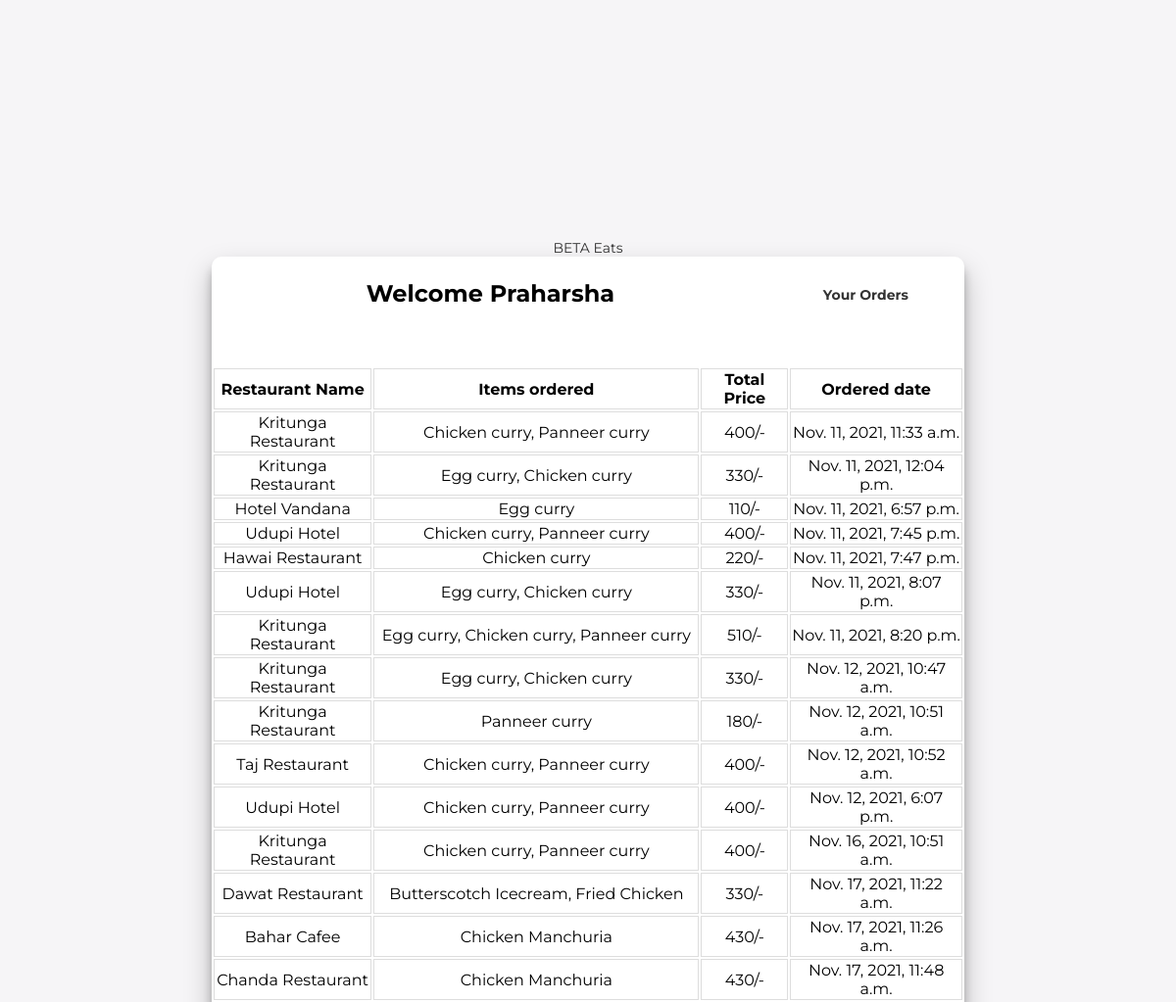
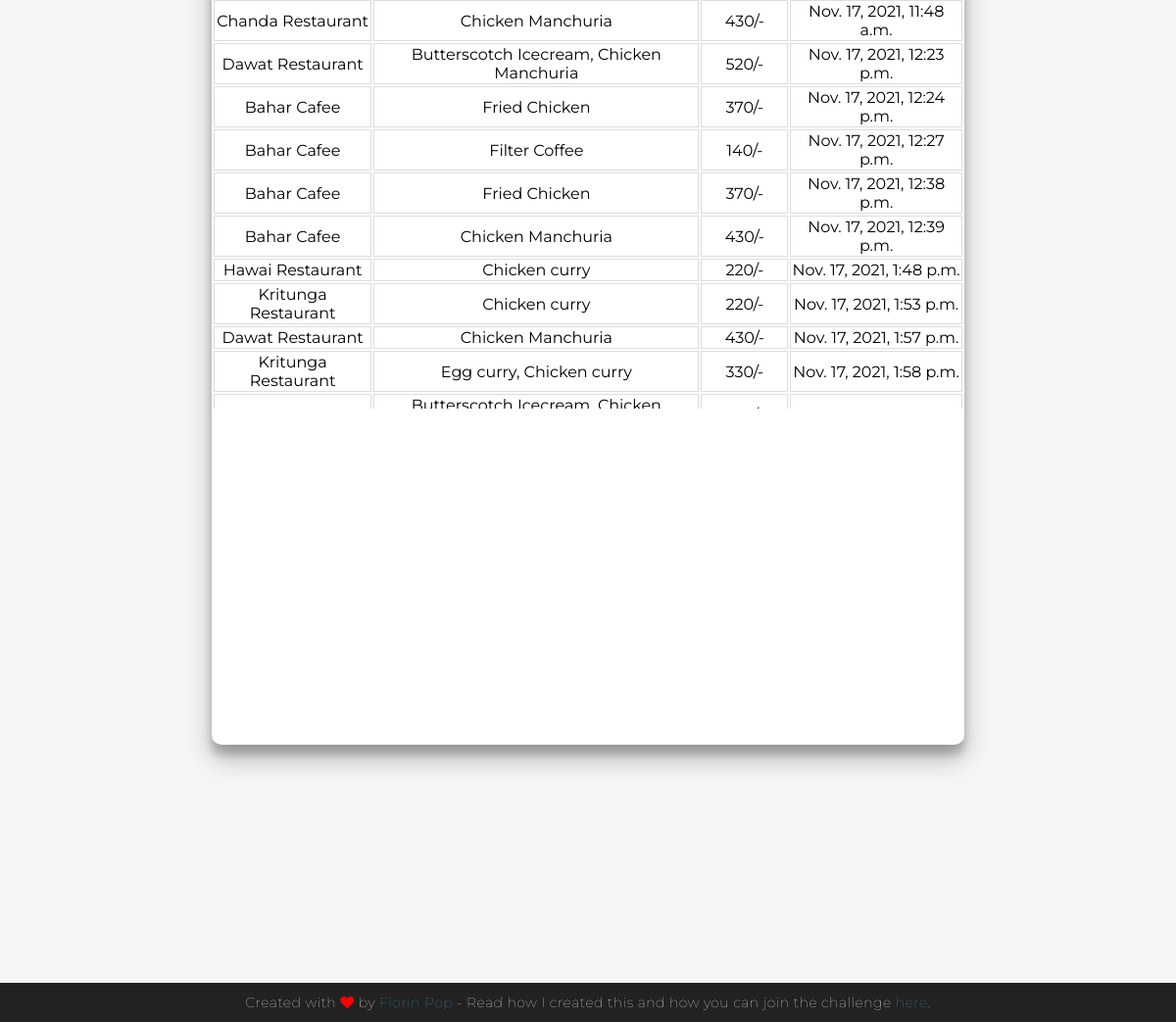
The app's page /Praharsha-orders/ with its own data (2 pictures, top to bottom).
### app_one/models.py (models this page shows)
class PlaceOrderModel(models.Model):
    user_order=models.CharField(max_length=80)
    rest_placed=models.CharField(max_length=50)
    dish_placed=models.CharField(max_length=30)
    total_price=models.IntegerField()
    date=models.DateTimeField(auto_now_add=True, blank=True)

### app_one/views.py (the view)
# urls.py: path('<str:name1>-orders/',views.my_orders,name='orders'),
def my_orders(request,name1):
    x=PlaceOrderModel.objects.filter(user_order=name1)
    orders_list=[]
    restaurants_list=[]
    price_list=[]
    date_time_list=[]
    for i in x:
        orders=i.dish_placed
        orders=orders.replace('\'','').replace('"','')
        orders=orders.strip("][").split(",")
        orders=','.join(orders)
        restaurants=i.rest_placed
        price=i.total_price
        price_list.append(price)
        date_time=i.date
        orders_list.append(orders)
        restaurants_list.append(restaurants)
        date_time_list.append(date_time)
    print(orders_list)
    context={'ordered_zip':zip(orders_list,restaurants_list,price_list,date_time_list),'name':name1}
    return render(request,'temp_one/orders.html',context)

### templates/temp_one/orders.html (shortened to what this page needs)
{% extends 'base.html' %}
{%load static%}
{%block head_tags%}
{%block css%}
  <link rel="stylesheet" href="{% static 'input.css' %}">
{%endblock%}
{%endblock%}
{%block content%}
<div class="container" id="container">
	<table style="width: 100%;">
		<tbody>
			<tr>
				<td style="text-align: left;"><h2>Welcome {{name}}</h2></td>
				<td style="text-align: center;"><h3><a href="{% url 'orders' name1=name %}">Your Orders</a></h3></td>
			</tr>
		</tbody>
	</table>
	<br><br>
	<div style="height:70%;overflow:auto;">
	<table style="width: 100%;">
		<thead>
			<tr>
				<td style="text-align: center; border: 1px solid #dddddd;"><b>Restaurant Name</b></td>
				<td style="text-align: center; border: 1px solid #dddddd;"><b>Items ordered</b></td>
				<td style="text-align: center; border: 1px solid #dddddd;"><b>Total Price</b></td>
				<td style="text-align: center; border: 1px solid #dddddd;"><b>Ordered date</b></td>
			</tr>
		</thead>
		<tbody style="overflow: auto;">
			{% for i,j,k,l in ordered_zip %}
			<tr>
				<td style="text-align: center; border: 1px solid #dddddd;">{{j}}</td>
				<td style="text-align: center; border: 1px solid #dddddd;">{{i}}</td>
				<td style="text-align: center; border: 1px solid #dddddd;">{{k}}/-</td>
				<td style="text-align: center; border: 1px solid #dddddd;">{{l}}</td>
			</tr>
			{% endfor %}
		</tbody>
	</table>
</div>
</div>
<footer>
	<p>
		Created with <i class="fa fa-heart"></i> by
		<a target="_blank" href="https://florin-pop.com">Florin Pop</a>
		- Read how I created this and how you can join the challenge
		<a target="_blank" href="https://www.florin-pop.com/blog/2019/03/double-slider-sign-in-up-form/">here</a>.
	</p>
</footer>
{%endblock%}

### templates/base.html
{% load static %}
<!DOCTYPE html>
<html lang="en">
    <head>
        {% block head_tags %}
        {%endblock%}
        {%block css %}
        {%endblock%}
    </head>
    <body>
        <nav>
            <a href="{% url 'home' %}">BETA Eats</a>
        </nav>
        {%block content%}
        {%endblock%}
    </body>
</html>

### static/input.css (style rules this page uses)
* { box-sizing: border-box; }
body { background: #f6f5f7; display: flex; justify-content: center; align-items: center; flex-direction: column; font-family: 'Montserrat', sans-serif; height: 100vh; margin: -20px 0 50px; }
h2 { text-align: center; }
p { font-size: 14px; font-weight: 100; line-height: 20px; letter-spacing: 0.5px; margin: 20px 0 30px; }
a { color: #333; font-size: 14px; text-decoration: none; margin: 15px 0; }
.container { background-color: #fff; border-radius: 10px; box-shadow: 0 14px 28px rgba(0,0,0,0.25), 0 10px 10px rgba(0,0,0,0.22); position: relative; overflow: hidden; width: 768px; max-width: 100%; min-height: 480px; }
footer { background-color: #222; color: #fff; font-size: 14px; bottom: 0; position: fixed; left: 0; right: 0; text-align: center; z-index: 999; }
footer p { margin: 10px 0; }
footer i { color: red; }
footer a { color: #3c97bf; text-decoration: none; }

### records on screen
PlaceOrderModel: ordered_zip "Kritunga Restaurant", ordered_zip "Nov. 11, 2021, 11:33 a.m."
PlaceOrderModel: ordered_zip "Kritunga Restaurant", ordered_zip "Nov. 11, 2021, 12:04 p.m."
PlaceOrderModel: ordered_zip "Hotel Vandana", ordered_zip "Nov. 11, 2021, 6:57 p.m."
PlaceOrderModel: ordered_zip "Udupi Hotel", ordered_zip "Nov. 11, 2021, 7:45 p.m."
PlaceOrderModel: ordered_zip "Hawai Restaurant", ordered_zip "Nov. 11, 2021, 7:47 p.m."
PlaceOrderModel: ordered_zip "Udupi Hotel", ordered_zip "Nov. 11, 2021, 8:07 p.m."
PlaceOrderModel: ordered_zip "Kritunga Restaurant", ordered_zip "Nov. 11, 2021, 8:20 p.m."
PlaceOrderModel: ordered_zip "Kritunga Restaurant", ordered_zip "Nov. 12, 2021, 10:47 a.m."
PlaceOrderModel: ordered_zip "Kritunga Restaurant", ordered_zip "Nov. 12, 2021, 10:51 a.m."
PlaceOrderModel: ordered_zip "Taj Restaurant", ordered_zip "Nov. 12, 2021, 10:52 a.m."
PlaceOrderModel: ordered_zip "Udupi Hotel", ordered_zip "Nov. 12, 2021, 6:07 p.m."
PlaceOrderModel: ordered_zip "Kritunga Restaurant", ordered_zip "Nov. 16, 2021, 10:51 a.m."
PlaceOrderModel: ordered_zip "Dawat Restaurant", ordered_zip "Nov. 17, 2021, 11:22 a.m."
PlaceOrderModel: ordered_zip "Bahar Cafee", ordered_zip "Nov. 17, 2021, 11:26 a.m."
PlaceOrderModel: ordered_zip "Chanda Restaurant", ordered_zip "Nov. 17, 2021, 11:48 a.m."
PlaceOrderModel: ordered_zip "Chanda Restaurant", ordered_zip "Nov. 17, 2021, 11:48 a.m."
PlaceOrderModel: ordered_zip "Dawat Restaurant", ordered_zip "Nov. 17, 2021, 12:23 p.m."
PlaceOrderModel: ordered_zip "Bahar Cafee", ordered_zip "Nov. 17, 2021, 12:24 p.m."
PlaceOrderModel: ordered_zip "Bahar Cafee", ordered_zip "Nov. 17, 2021, 12:27 p.m."
PlaceOrderModel: ordered_zip "Bahar Cafee", ordered_zip "Nov. 17, 2021, 12:38 p.m."
PlaceOrderModel: ordered_zip "Bahar Cafee", ordered_zip "Nov. 17, 2021, 12:39 p.m."
PlaceOrderModel: ordered_zip "Hawai Restaurant", ordered_zip "Nov. 17, 2021, 1:48 p.m."
PlaceOrderModel: ordered_zip "Kritunga Restaurant", ordered_zip "Nov. 17, 2021, 1:53 p.m."
PlaceOrderModel: ordered_zip "Dawat Restaurant", ordered_zip "Nov. 17, 2021, 1:57 p.m."
PlaceOrderModel: ordered_zip "Kritunga Restaurant", ordered_zip "Nov. 17, 2021, 1:58 p.m."

### other values on screen
{{ name }} "Praharsha"
{{ i }} "Chicken curry, Panneer curry" "Egg curry, Chicken curry" "Egg curry" "Chicken curry, Panneer curry" "Chicken curry" "Egg curry, Chicken curry" "Egg curry, Chicken curry, Panneer curry" "Egg curry, Chicken curry" "Panneer curry" "Chicken curry, Panneer curry" "Chicken curry, Panneer curry" "Chicken curry, Panneer curry" "Butterscotch Icecream, Fried Chicken" "Chicken Manchuria" "Chicken Manchuria" "Chicken Manchuria" "Butterscotch Icecream, Chicken Manchuria" "Fried Chicken" "Filter Coffee" "Fried Chicken" "Chicken Manchuria" "Chicken curry" "Chicken curry" "Chicken Manchuria" "Egg curry, Chicken curry"
{{ k }} "400" "330" "110" "400" "220" "330" "510" "330" "180" "400" "400" "400" "330" "430" "430" "430" "520" "370" "140" "370" "430" "220" "220" "430" "330"
